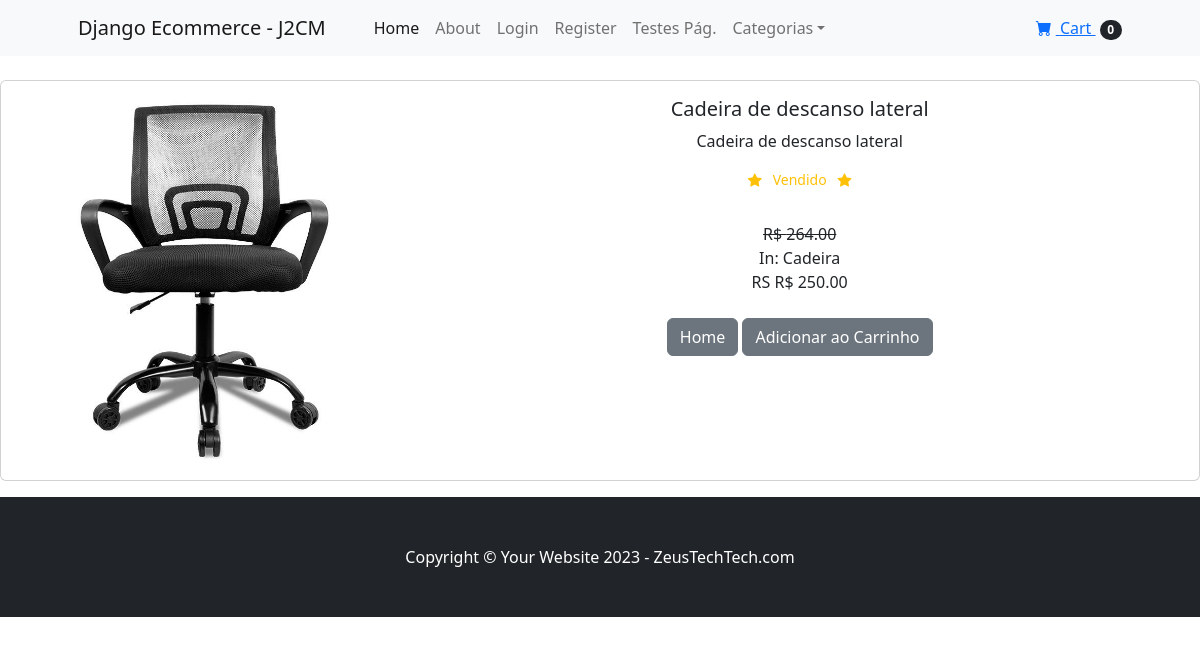
/product/5, run on the app's committed database.
### store/models.py (models this page shows, shortened)
class Product(models.Model):
    name = models.CharField(max_length=100)
    price = models.DecimalField(default=0, decimal_places=2, max_digits=7)
    category = models.ForeignKey(Category, on_delete=models.CASCADE, default=1)
    description = models.CharField(max_length=250, default='', blank=
                                   True, null=True)
    image =  models.ImageField(upload_to='uploads/product/')
    is_sale = models.BooleanField(default=False)
    sale_price = models.DecimalField(default=0, decimal_places=2, max_digits=6)

class Category(models.Model):
    name = models.CharField(max_length=50)
    def __str__(self):
        return self.name
    class Meta:
        verbose_name_plural = 'categories'

### store/views.py (the view)
# urls.py: path('product/<int:pk>', views.product, name='product'),
def product(request,pk):
    product = Product.objects.get(id=pk)
    return render(request, 'product.html', {'product':product})

### cart/context_processors.py (called while the page is built)
def cart(request):
    return {'cart': Cart(request)}

### store/templates/product.html (shortened to what this page needs)
{% extends 'base.html' %}
{% block content %}
<div class="conteiner">
    <br/>
    <div class="card mb-3">
        <div class="row g-0">
            <div class="col-md-4">
                <img src="{{ product.image.url }}" class="img-fluid rounded-start" alt="...">
            </div>
            <div class="col-md-8">
                <div class="card-body">
                    <center>
                    <h5 class="card-title">{{ product.name }}</h5>
                    <p class="card-text justified">{{ product.description }}</p>
                    {% if product.is_sale %}
                        <div class="d-flex justify-content-center small text-warning mb-2">
                            <div class="bi-star-fill"></div>
                            &nbsp;&nbsp; Vendido &nbsp;&nbsp;
                            <div class="bi-star-fill"></div>
                        </div>
                        <br/>
                        <strike>
                        R$ {{ product.price }}
                        </strike>
                        <br/>
                        In: {{ product.category }}
                        <br/>
                        RS R$ {{ product.sale_price }}</b>
                    {% else %}
                        R$ {{ product.price }}
                    {% endif %}
                    <br/><br/>
                    <a href="{% url 'home' %}" class="btn btn-secondary">  Home </a>
                    <button type="button" value="{{ product.id }}" class=" btn btn-secondary" id="add-cart">Adicionar ao Carrinho</button>
                    </center>
                </div>
            </div>
        </div>
    </div>
</div>
{% endblock %}

### data on the page
Product: image (picture), name "Cadeira de descanso lateral", description "Cadeira de descanso lateral", price "264.00", category "Cadeira", sale_price "250.00"
